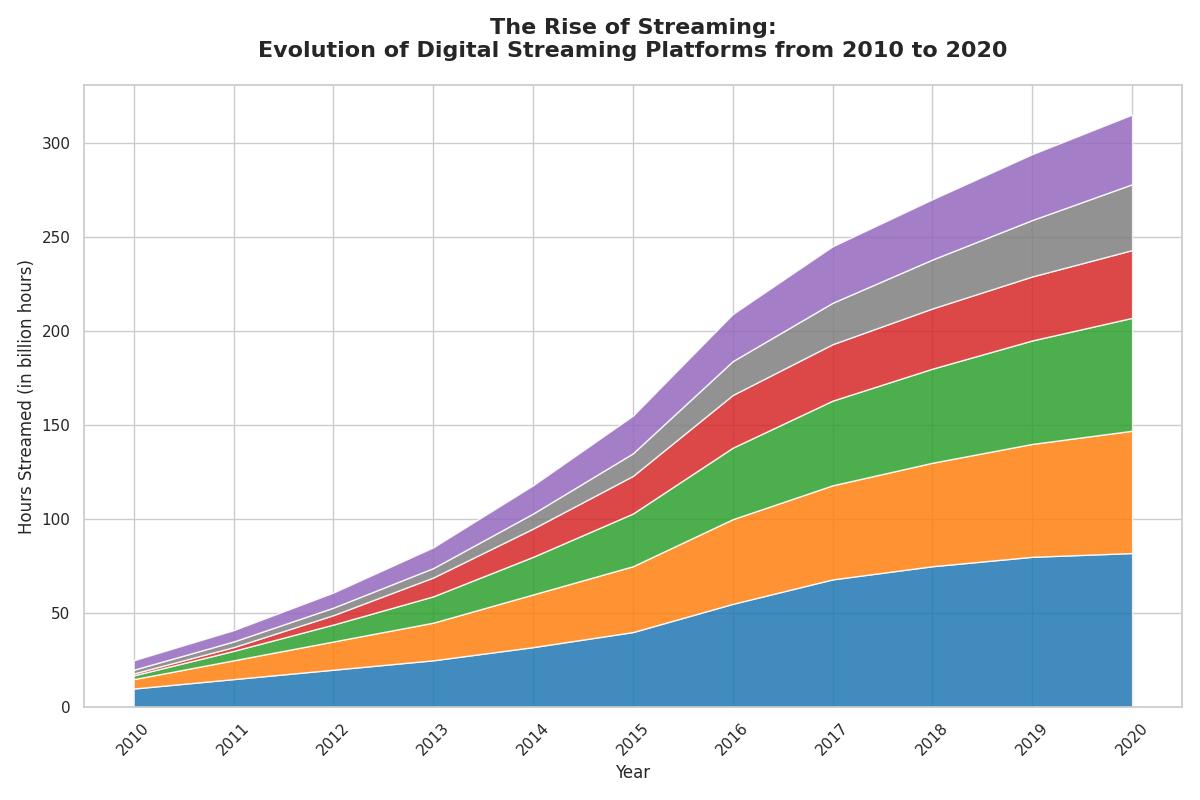

Write the Python code that produced this figure.
import matplotlib.pyplot as plt
import numpy as np

years = np.arange(2010, 2021)

streamed_hours = np.array([
    [10, 15, 20, 25, 32, 40, 55, 68, 75, 80, 82],  # Streaming A
    [5, 10, 15, 20, 28, 35, 45, 50, 55, 60, 65],   # Streaming B
    [2, 5, 9, 14, 20, 28, 38, 45, 50, 55, 60],     # Streaming C
    [1, 2, 5, 10, 15, 20, 28, 30, 32, 34, 36],     # Streaming D
    [2, 3, 4, 5, 8, 12, 18, 22, 26, 30, 35],       # Streaming E
    [5, 6, 8, 11, 15, 20, 25, 30, 32, 35, 37]      # Other Platforms
])

fig, ax = plt.subplots(figsize=(12, 8))

colors = ['#1f77b4', '#ff7f0e', '#2ca02c', '#d62728', '#7f7f7f', '#9467bd']

# Create stackplot without stylistic components
ax.stackplot(years, streamed_hours, colors=colors, alpha=0.85)

ax.set_title('The Rise of Streaming:\nEvolution of Digital Streaming Platforms from 2010 to 2020', fontsize=16, fontweight='bold', pad=20)
ax.set_xlabel('Year', fontsize=12)
ax.set_ylabel('Hours Streamed (in billion hours)', fontsize=12)

# Remove the legend
# ax.legend(loc='upper left', fontsize=10, title='Streaming Platforms', bbox_to_anchor=(1, 1))

# Remove the grid
# ax.yaxis.grid(True, linestyle='--', alpha=0.7)

ax.set_xticks(years)

plt.xticks(rotation=45)

plt.tight_layout()

plt.show()
